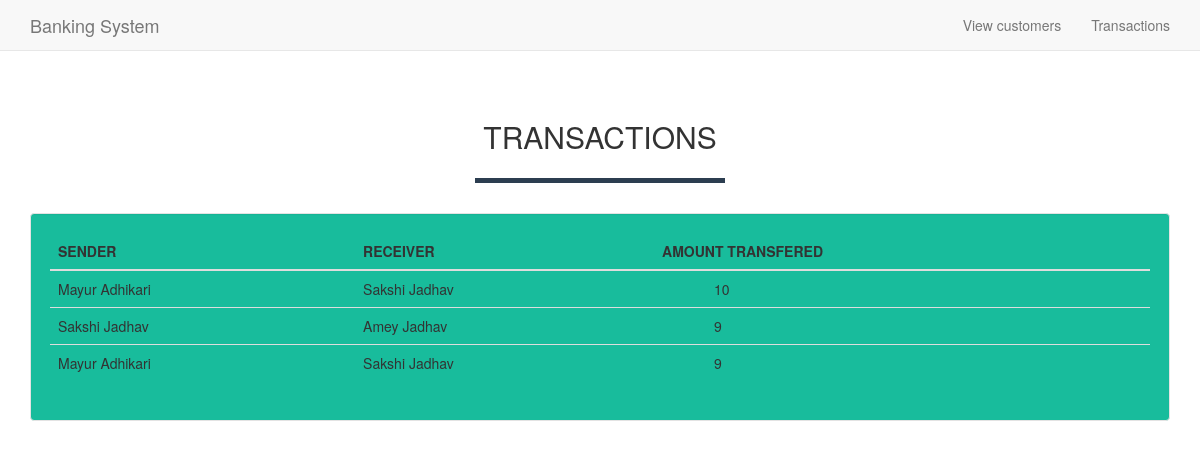
The page /history.php on the database its author committed.
### tables this page shows
CREATE TABLE `transfer` (
  `sender` varchar(100) NOT NULL,
  `receiver` varchar(100) NOT NULL,
  `amount` int(11) NOT NULL
);

### history.php (the view, shortened to what this page needs)
<?php
require_once "config.php";
?>
<!DOCTYPE html>
<html lang="en">
<?php include("nav.php") ?>
<div style="margin-top: 100px;">
        <div class="container">
            <div class="row">
                <div class=" text-center">
                    <h2>TRANSACTIONS</h2>
                    <hr class="star-primary">
                </div>
            </div>
            <div class='well' style='background-color:#18bc9c;'>
    <table class='table' >
                    <thead class="thead-dark">
                      <tr>
                      <th>SENDER</th>
                      <th>RECEIVER</th>
                      <th>AMOUNT TRANSFERED</th>
                      </tr>
                    </thead>
                    <tbody>
                        <tr>
                           <?php
                              $stmt = $pdo->query("SELECT * FROM transfer");
                              $rows = $stmt->fetchAll(PDO::FETCH_ASSOC);
                              if(count($rows)>0){
                             foreach($rows as $row ) { ?>
                             <td><?php echo htmlentities($row['sender']); ?></td>
                             <td><?php echo htmlentities($row['receiver']); ?></td>
                             <td style="padding-left: 60px"><?php echo htmlentities($row['amount']); ?></td>
                             </tr>
                           <?php }
                                }
                             ?>
                              </tbody>
                </table>
          </div>
       </div>
   </div>
 </body>
</html>

### home.css (style rules this page uses)
hr.star-light, hr.star-primary { margin: 25px auto 30px; padding: 0; max-width: 250px; border: 0; border-top: solid 5px; text-align: center; }
hr.star-light:after, hr.star-primary:after { content: "\f005"; display: inline-block; position: relative; top: -.8em; padding: 0 .25em; font-family: FontAwesome; font-size: 2em; }
hr.star-primary { border-color: #2c3e50; }
hr.star-primary:after { color: #2c3e50; background-color: #fff; }

### rows shown on the page
transfer: sender "Mayur Adhikari", receiver "Sakshi Jadhav", amount "10"
transfer: sender "Sakshi Jadhav", receiver "Amey Jadhav", amount "9"
transfer: sender "Mayur Adhikari", receiver "Sakshi Jadhav", amount "9"
